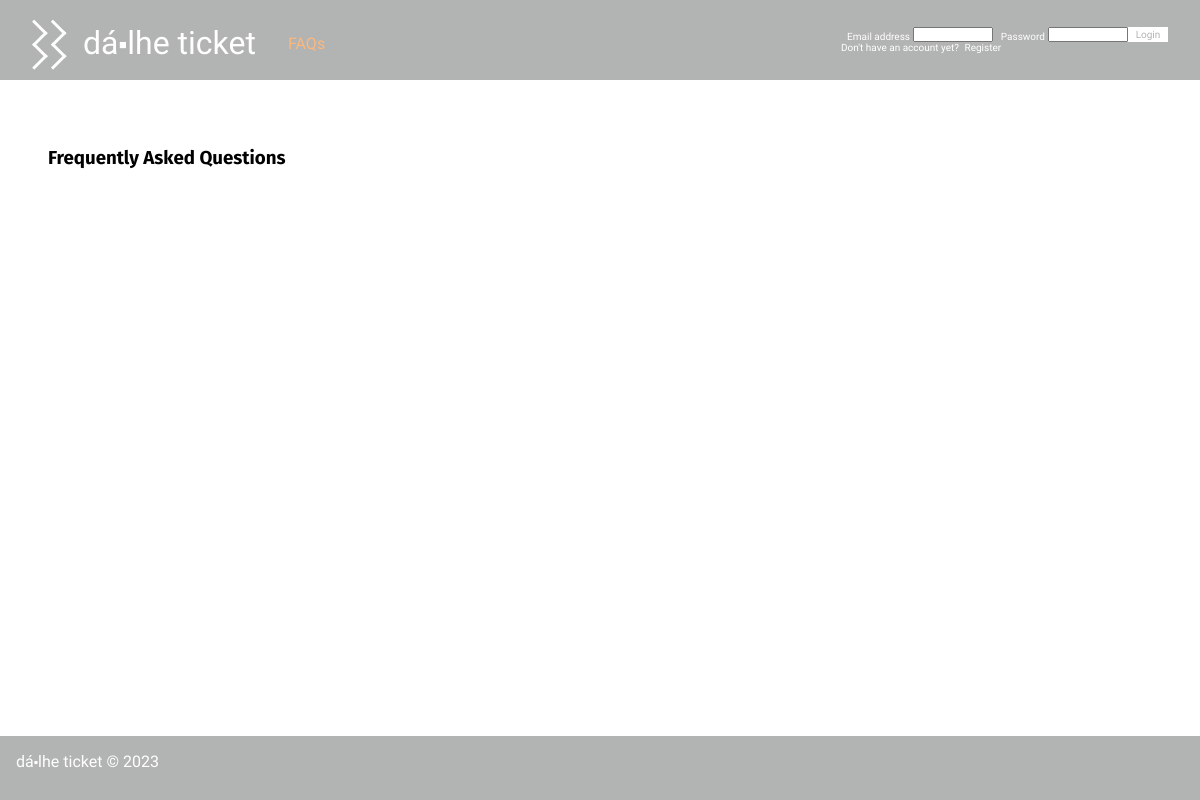
The page /pages/faqs.php on the database as committed earlier.
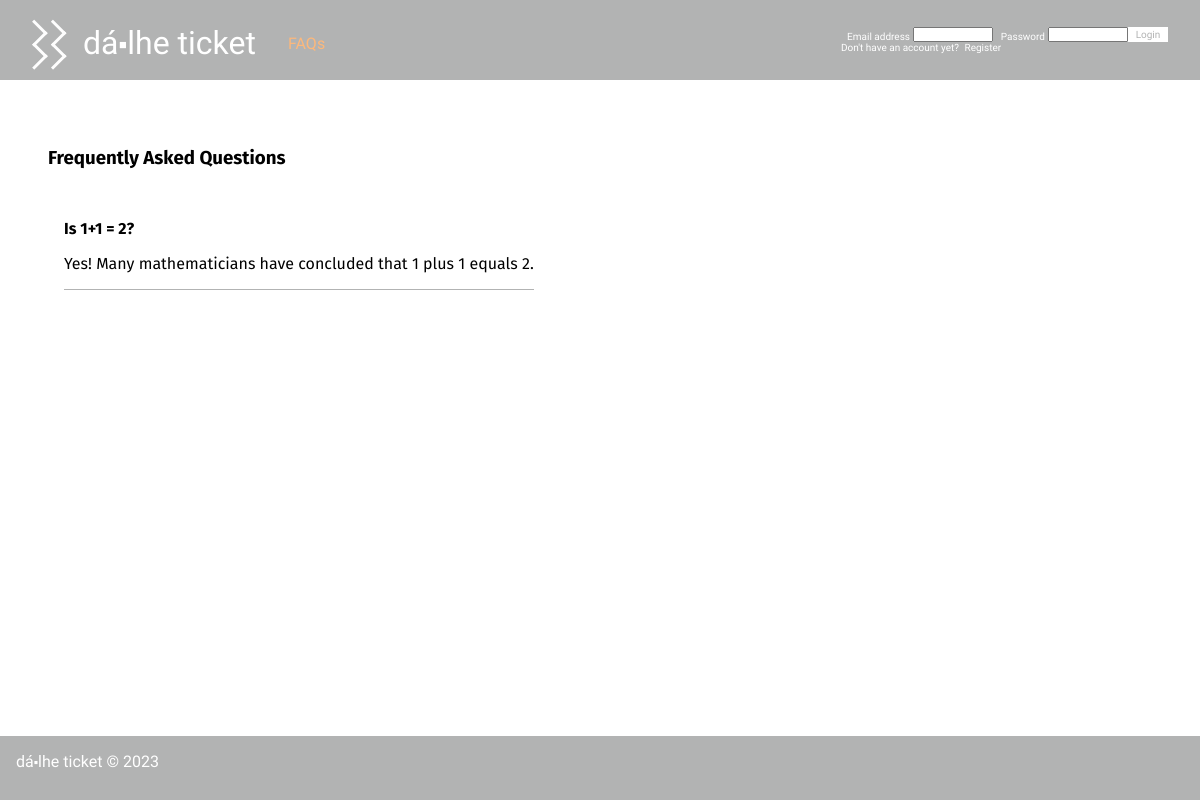
The same page on the database as committed later.
### tables this page shows
CREATE TABLE FAQ(
   id integer primary key autoincrement,
   question text not null,
   answer text not null
);

### pages/faqs.php (called while the page is built, shortened)
<?php
    $db = getDatabaseConnection();
    require_once(__DIR__ . '/../database/faq.class.php');
    require_once(__DIR__ . '/../templates/common.tpl.php');
    require_once(__DIR__ . '/../templates/faqs.tpl.php');
    drawFAQs($db);
?>

### database/faq.class.php (called while the page is built, shortened)
<?php
class FAQ {
    public function __construct(int $id, string $question, string $answer) {
        $this->question = $question;
        $this->answer = $answer;
    }
    static public function getAllFAQs(PDO $db) : array {
        $stmt = $db->prepare('SELECT * from FAQ');
        $stmt->execute();
        $faqs = array();
        while($faq = $stmt->fetch()) {
            $faqs[] = new FAQ(
                intval($faq['id']),
                $faq['question'],
                $faq['answer']
            );
        }
        return $faqs;
    }
}
?>

### templates/faqs.tpl.php (the view, shortened to what this page needs)
<?php
    require_once(__DIR__ . '/../database/faq.class.php');
    function drawSubmitFAQ() {?>
<?php }
    function drawFAQs(PDO $db) { global $session;?>
    <h3>Frequently Asked Questions</h3>
        <div class="faq_group">
            <?php
            foreach (FAQ::getAllFAQs($db) as $faq) {?>
            <article class="faq">
                <div class="faq_question"><?= $faq->question ?></div>
                <p class="faq_answer"><?= $faq->answer ?></p>
            </article>
            <?php }?>
        </div>
<?php }
?>

Rows that differ between the two databases and show on the page:
added faq: question "Is 1+1 = 2?", answer "Yes! Many mathematicians have concluded that 1 plus 1 equals 2."
